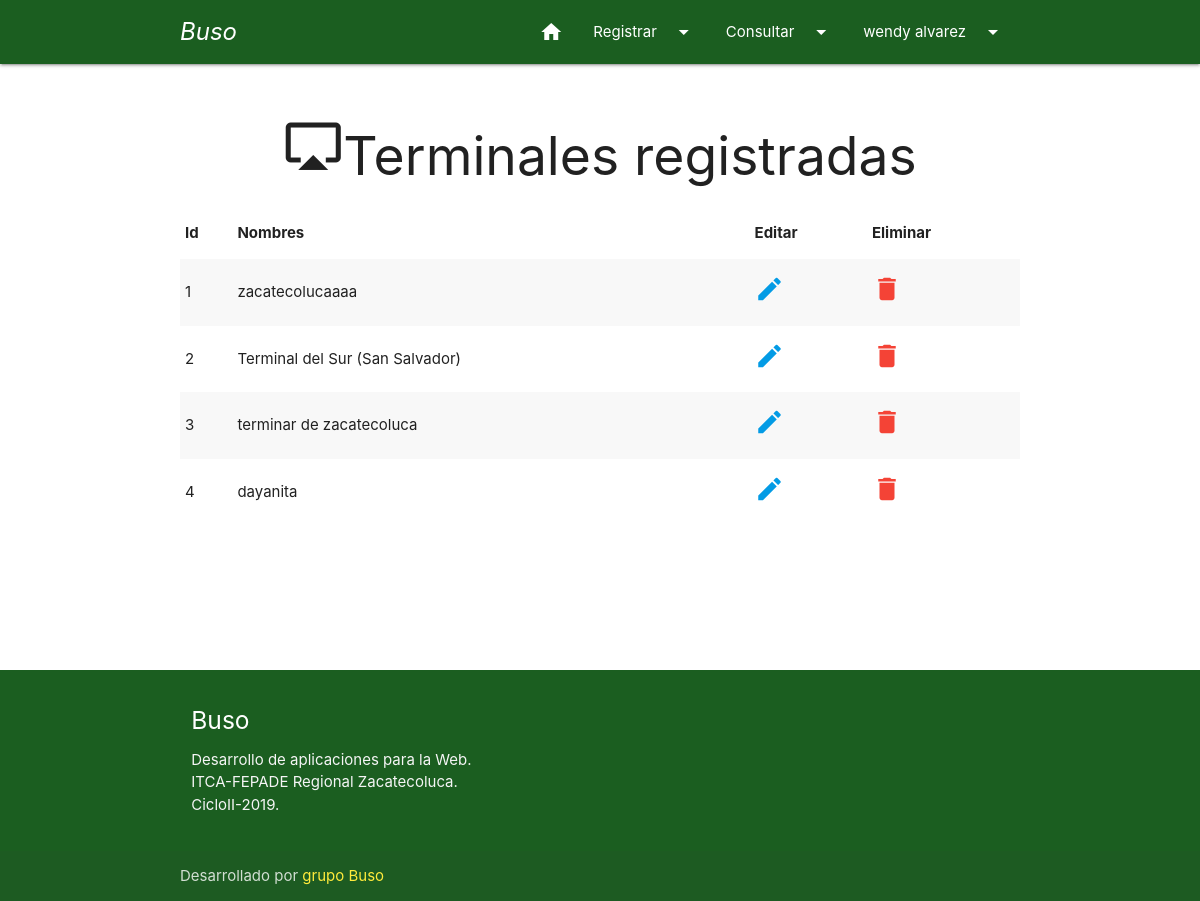
Page /web/WebTerminal/index.php?c=Terminal&a=Consultar (signed in) on the earlier database version.
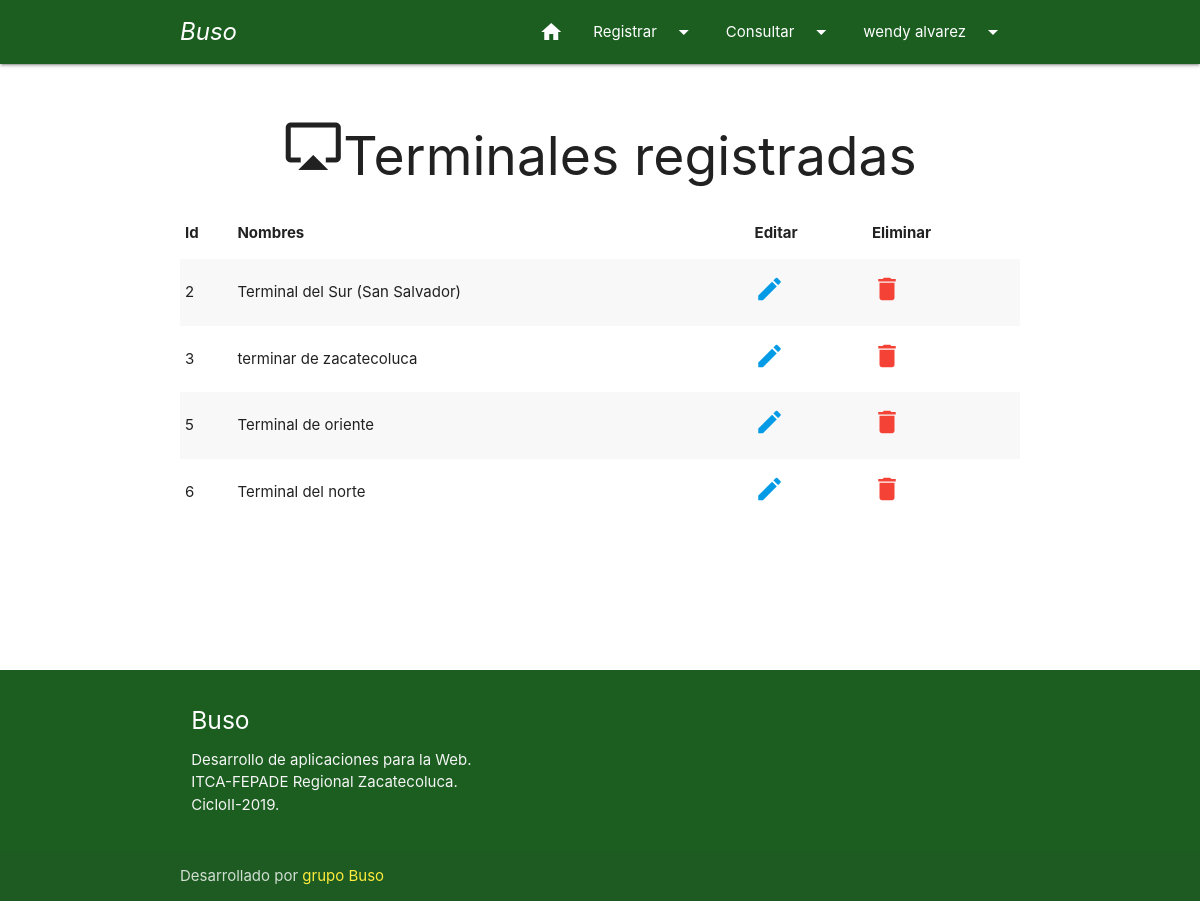
Same page on the later database version.
### tables this page shows
CREATE TABLE `terminal` (
  `idterminal` int(11) NOT NULL,
  `nombre_terminal` varchar(100) NOT NULL
);

### web/WebTerminal/controller/terminal.controller.php (called while the page is built, shortened)
<?php
require_once 'model/Terminal.php';
class TerminalController{
    public function __CONSTRUCT(){
        $this->model = new Terminal();
    }
    public function Consultar(){
        require_once 'view/include/cabecera_usuario.php';
        require_once 'view/mostrar_terminal.php';
        require_once 'view/include/pie.php';
    }
}

### web/WebTerminal/model/Conexion.php (called while the page is built)
<?php
	class Conexion
	{
	    public static function Conectar()
	    {
	        $pdo = new PDO('mysql:host=localhost;dbname=mybuso;charset=utf8', 'root', '');
	        $pdo->setAttribute(PDO::ATTR_ERRMODE, PDO::ERRMODE_EXCEPTION);
	        return $pdo;
	    }
	}
?>

### web/WebTerminal/model/Terminal.php (called while the page is built, shortened)
<?php
class Terminal
{
	private $pdo;
	public function __CONSTRUCT()
	{
		try
		{
			$this->pdo = Conexion::Conectar();
		}
        catch (Throwable $t)
        {
			die($t->getMessage());
        }
		catch(Exception $e)
		{
			die($e->getMessage());
		}
	}
	public function ListarTerminal()
	{
		try
		{
			$stm = $this->pdo->prepare("SELECT * FROM terminal");
			$stm->execute();
			return $stm->fetchAll(PDO::FETCH_OBJ);
		}
        catch (Throwable $t)
        {
			die($t->getMessage());
        }
		catch(Exception $e)
		{
			die($e->getMessage());
		}
	}
}

### web/WebTerminal/view/mostrar_terminal.php (the view)
<div class="container">
  <div class="section">
    <div class="row">
      <div class="col s12">
          <h2 class="center grey-text text-darken-4"><i class="medium material-icons">airplay</i>Terminales registradas</h2>
      </div>
           <div class="row">
            <table class="striped">
              <thead>
                  <tr>
                      <th>Id</th>
                      <th>Nombres</th>
                      <th>Editar</th>
                      <th>Eliminar</th>
                  </tr>
              </thead>
              <tbody>
              <?php foreach($this->model->ListarTerminal() as $r): ?>
                  <tr>
                      <td><?php echo $r->idterminal; ?></td>
                      <td><?php echo $r->nombre_terminal; ?></td>
                      <td>
                          <a href="?c=Terminal&a=Crud&id=<?php echo $r->idterminal; ?>" title="Editar Terminal" ><i class="small material-icons">edit</i></a>
                      </td>
                      <td>
                          <a onclick="javascript:return confirm('¿Seguro que desea eliminar esta terminal?');" href="?c=Terminal&a=EliminarTerminal&id=<?php echo $r->idterminal; ?>" title="Eliminar Registro" ><i class="small material-icons red-text">delete</i></a>
                      </td>
                  </tr>
              <?php endforeach; ?>
                </tbody>
              </table>
            </div>
    </div>
  </div>
  <br><br><br><br>
</div>

Differences in the rows shown:
removed terminal: idterminal "1", nombre_terminal "zacatecolucaaaa"
removed terminal: idterminal "4", nombre_terminal "dayanita"
added terminal: idterminal "5", nombre_terminal "Terminal de oriente"
added terminal: idterminal "6", nombre_terminal "Terminal del norte"
